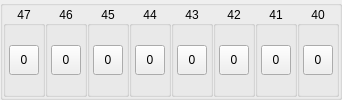
        <widget class="QGroupBox" name="groupBox40_47">
         <layout class="QHBoxLayout" name="horizontalLayout_10">
          <property name="spacing">
           <number>0</number>
          </property>
          <property name="leftMargin">
           <number>0</number>
          </property>
          <property name="topMargin">
           <number>0</number>
          </property>
          <property name="rightMargin">
           <number>0</number>
          </property>
          <property name="bottomMargin">
           <number>0</number>
          </property>
          <item>
           <widget class="QGroupBox" name="groupBox47">
            <property name="title">
             <string notr="true">47</string>
            </property>
            <property name="alignment">
             <set>Qt::AlignCenter</set>
            </property>
            <layout class="QHBoxLayout" name="horizontalLayout_30">
             <property name="leftMargin">
              <number>0</number>
             </property>
             <property name="topMargin">
              <number>0</number>
             </property>
             <property name="rightMargin">
              <number>0</number>
             </property>
             <property name="bottomMargin">
              <number>0</number>
             </property>
             <item>
              <widget class="QToolButton" name="toolButton47">
               <property name="minimumSize">
                <size>
                 <width>30</width>
                 <height>30</height>
                </size>
               </property>
               <property name="maximumSize">
                <size>
                 <width>30</width>
                 <height>30</height>
                </size>
               </property>
               <property name="text">
                <string notr="true">0</string>
               </property>
               <property name="checkable">
                <bool>true</bool>
               </property>
              </widget>
             </item>
            </layout>
           </widget>
          </item>
          <item>
           <widget class="QGroupBox" name="groupBox46">
            <property name="title">
             <string notr="true">46</string>
            </property>
            <property name="alignment">
             <set>Qt::AlignCenter</set>
            </property>
            <layout class="QHBoxLayout" name="horizontalLayout_31">
             <property name="leftMargin">
              <number>0</number>
             </property>
             <property name="topMargin">
              <number>0</number>
             </property>
             <property name="rightMargin">
              <number>0</number>
             </property>
             <property name="bottomMargin">
              <number>0</number>
             </property>
             <item>
              <widget class="QToolButton" name="toolButton46">
               <property name="minimumSize">
                <size>
                 <width>30</width>
                 <height>30</height>
                </size>
               </property>
               <property name="maximumSize">
                <size>
                 <width>30</width>
                 <height>30</height>
                </size>
               </property>
               <property name="text">
                <string notr="true">0</string>
               </property>
               <property name="checkable">
                <bool>true</bool>
               </property>
              </widget>
             </item>
            </layout>
           </widget>
          </item>
          <item>
           <widget class="QGroupBox" name="groupBox45">
            <property name="title">
             <string notr="true">45</string>
            </property>
            <property name="alignment">
             <set>Qt::AlignCenter</set>
            </property>
            <layout class="QHBoxLayout" name="horizontalLayout_32">
             <property name="leftMargin">
              <number>0</number>
             </property>
             <property name="topMargin">
              <number>0</number>
             </property>
             <property name="rightMargin">
              <number>0</number>
             </property>
             <property name="bottomMargin">
              <number>0</number>
             </property>
             <item>
              <widget class="QToolButton" name="toolButton45">
               <property name="minimumSize">
                <size>
                 <width>30</width>
                 <height>30</height>
                </size>
               </property>
               <property name="maximumSize">
                <size>
                 <width>30</width>
                 <height>30</height>
                </size>
               </property>
               <property name="text">
                <string notr="true">0</string>
               </property>
               <property name="checkable">
                <bool>true</bool>
               </property>
              </widget>
             </item>
            </layout>
           </widget>
          </item>
          <item>
           <widget class="QGroupBox" name="groupBox44">
            <property name="title">
             <string notr="true">44</string>
            </property>
            <property name="alignment">
             <set>Qt::AlignCenter</set>
            </property>
            <layout class="QHBoxLayout" name="horizontalLayout_33">
             <property name="leftMargin">
              <number>0</number>
             </property>
             <property name="topMargin">
              <number>0</number>
             </property>
             <property name="rightMargin">
              <number>0</number>
             </property>
             <property name="bottomMargin">
              <number>0</number>
             </property>
             <item>
              <widget class="QToolButton" name="toolButton44">
               <property name="minimumSize">
                <size>
                 <width>30</width>
                 <height>30</height>
                </size>
               </property>
               <property name="maximumSize">
                <size>
                 <width>30</width>
                 <height>30</height>
                </size>
               </property>
               <property name="text">
                <string notr="true">0</string>
               </property>
               <property name="checkable">
                <bool>true</bool>
               </property>
              </widget>
             </item>
            </layout>
           </widget>
          </item>
          <item>
           <widget class="QGroupBox" name="groupBox43">
            <property name="title">
             <string notr="true">43</string>
            </property>
            <property name="alignment">
             <set>Qt::AlignCenter</set>
            </property>
            <layout class="QHBoxLayout" name="horizontalLayout_34">
             <property name="leftMargin">
              <number>0</number>
             </property>
             <property name="topMargin">
              <number>0</number>
             </property>
             <property name="rightMargin">
              <number>0</number>
             </property>
             <property name="bottomMargin">
              <number>0</number>
             </property>
             <item>
              <widget class="QToolButton" name="toolButton43">
               <property name="minimumSize">
                <size>
                 <width>30</width>
                 <height>30</height>
                </size>
               </property>
               <property name="maximumSize">
                <size>
                 <width>30</width>
                 <height>30</height>
                </size>
               </property>
               <property name="text">
                <string notr="true">0</string>
               </property>
               <property name="checkable">
                <bool>true</bool>
               </property>
              </widget>
             </item>
            </layout>
           </widget>
          </item>
          <item>
           <widget class="QGroupBox" name="groupBox42">
            <property name="title">
             <string notr="true">42</string>
            </property>
            <property name="alignment">
             <set>Qt::AlignCenter</set>
            </property>
            <layout class="QHBoxLayout" name="horizontalLayout_35">
             <property name="leftMargin">
              <number>0</number>
             </property>
             <property name="topMargin">
              <number>0</number>
             </property>
             <property name="rightMargin">
              <number>0</number>
             </property>
             <property name="bottomMargin">
              <number>0</number>
             </property>
             <item>
              <widget class="QToolButton" name="toolButton42">
               <property name="minimumSize">
                <size>
                 <width>30</width>
                 <height>30</height>
                </size>
               </property>
               <property name="maximumSize">
                <size>
                 <width>30</width>
                 <height>30</height>
                </size>
               </property>
               <property name="text">
                <string notr="true">0</string>
               </property>
               <property name="checkable">
                <bool>true</bool>
               </property>
              </widget>
             </item>
            </layout>
           </widget>
          </item>
          <item>
           <widget class="QGroupBox" name="groupBox41">
            <property name="title">
             <string notr="true">41</string>
            </property>
            <property name="alignment">
             <set>Qt::AlignCenter</set>
            </property>
            <layout class="QHBoxLayout" name="horizontalLayout_36">
             <property name="leftMargin">
              <number>0</number>
             </property>
             <property name="topMargin">
              <number>0</number>
             </property>
             <property name="rightMargin">
              <number>0</number>
             </property>
             <property name="bottomMargin">
              <number>0</number>
             </property>
             <item>
              <widget class="QToolButton" name="toolButton41">
               <property name="minimumSize">
                <size>
                 <width>30</width>
                 <height>30</height>
                </size>
               </property>
               <property name="maximumSize">
                <size>
                 <width>30</width>
                 <height>30</height>
                </size>
               </property>
               <property name="text">
                <string notr="true">0</string>
               </property>
               <property name="checkable">
                <bool>true</bool>
               </property>
              </widget>
             </item>
            </layout>
           </widget>
          </item>
          <item>
           <widget class="QGroupBox" name="groupBox40">
            <property name="title">
             <string notr="true">40</string>
            </property>
            <property name="alignment">
             <set>Qt::AlignCenter</set>
            </property>
            <layout class="QHBoxLayout" name="horizontalLayout_37">
             <property name="leftMargin">
              <number>0</number>
             </property>
             <property name="topMargin">
              <number>0</number>
             </property>
             <property name="rightMargin">
              <number>0</number>
             </property>
             <property name="bottomMargin">
              <number>0</number>
             </property>
             <item>
              <widget class="QToolButton" name="toolButton40">
               <property name="minimumSize">
                <size>
                 <width>30</width>
                 <height>30</height>
                </size>
               </property>
               <property name="maximumSize">
                <size>
                 <width>30</width>
                 <height>30</height>
                </size>
               </property>
               <property name="text">
                <string notr="true">0</string>
               </property>
               <property name="checkable">
                <bool>true</bool>
               </property>
              </widget>
             </item>
            </layout>
           </widget>
          </item>
         </layout>
        </widget>
